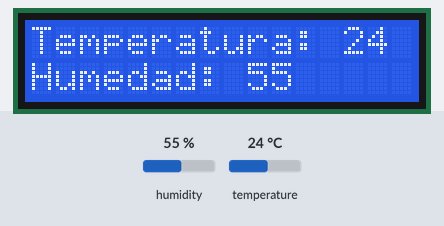
A sketch run on a simulated Arduino Uno, built with avr-gcc and run on an emulated ATmega328P. Shown: 16×2 character LCD. Inputs (shaded band) come from the test bench; at power-on: humidity 55 %, temperature 24 °C.

Above: at 1.2 s.
1.3 s: humidity set to 22 %
At 2.6 s:
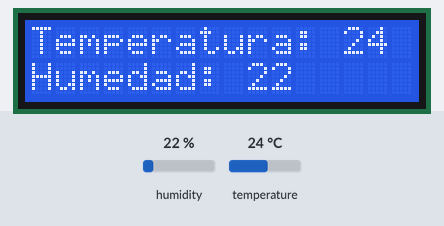
3.7 s: temperature set to 12 °C
At 5.5 s:
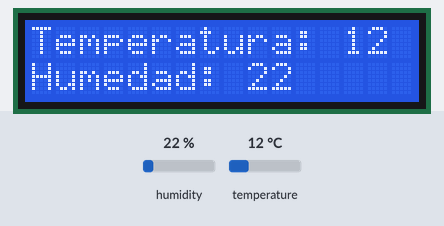
5.8 s: humidity set to 40 %
At 7.3 s:
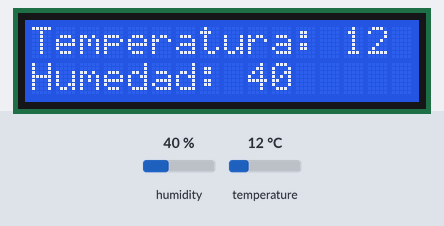
7.9 s: temperature set to 19 °C
At 9.0 s:
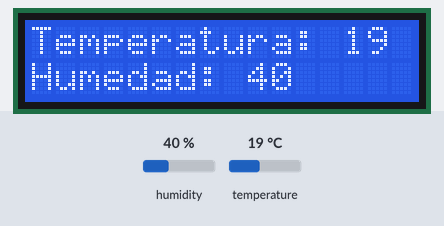
Timing chart, 0 to 10.9 s (numbered marks = the images above; inputs shaded):
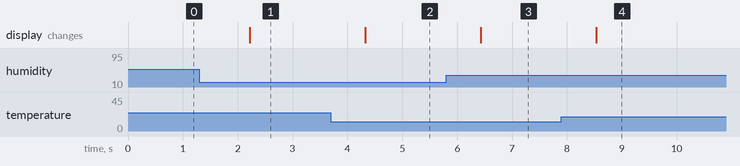

The sketch:

DTH11_LiquidCrystal_I2C.ino
```cpp
#include <DHT11.h>
#include <LiquidCrystal_I2C.h>

DHT11 dht11(A1);
LiquidCrystal_I2C lcd(0x27, 2, 1, 0, 4, 5, 6, 7, 3, POSITIVE);

void setup() {
  Serial.begin(9600);
  lcd.begin(16, 2);
  lcd.clear();
}

void loop() {

  int err;
  float temp, hum;
  char buff[20];

  if((err = dht11.read(hum, temp)) == 0) {

    lcd.clear();
    lcd.setCursor(0, 0);
    lcd.print("Temperatura: " + String((int)temp));

    lcd.setCursor(0, 1);
    lcd.print("Humedad: " + String((int)hum));

  } else {

    lcd.clear();
    sprintf(buff, "Error num: %d", err);
    lcd.setCursor(0, 0);
    lcd.print(buff);
  }
  delay(1000);
}
```

Measured:
- after the input at 1.3 s, the display: changes after 0.92 s (image 1)
- after the input at 3.7 s, the display: changes after 0.63 s (image 2)
- after the input at 5.8 s, the display: changes after 0.63 s (image 3)
- after the input at 7.9 s, the display: changes after 0.63 s (image 4)
